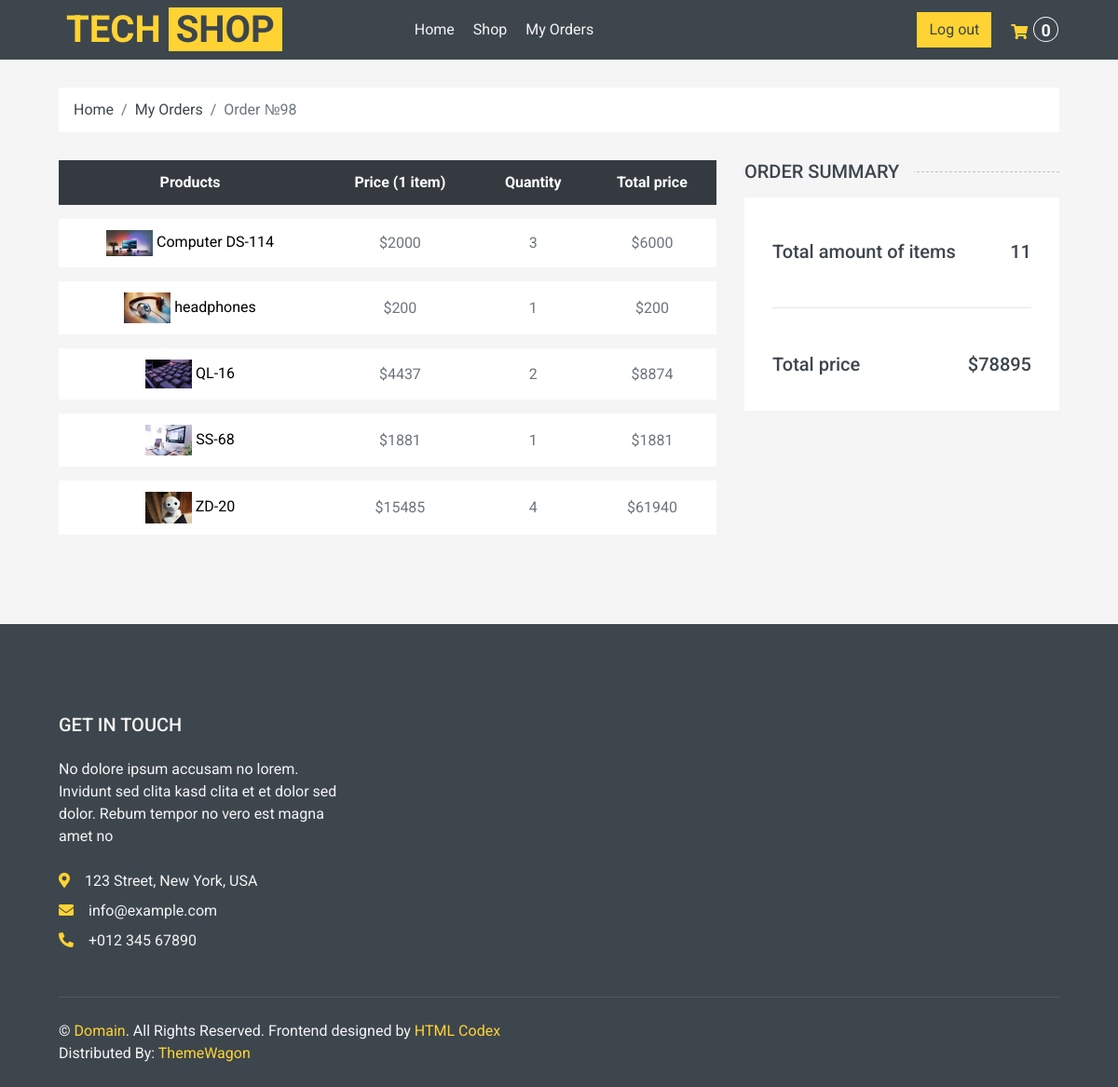
Screenshot of /order_detail/98 (signed in) with the database file from the repository.
### shop/models.py (models this page shows, shortened)
class Order(models.Model):
    STATUS = (
        ("Pending", "Pending"),
        ("Ready", "Ready"),
        ("Delivered", "Delivered"),
        ("Cart", "Cart"),
    )
    date_created = models.DateTimeField(null=True)
    products = models.ManyToManyField("Product")
    customer = models.ForeignKey(User, blank=True, null=True, on_delete=models.SET_NULL)
    status = models.CharField(choices=STATUS, default="Pending", max_length=255)
    date_added = models.DateTimeField(auto_now_add=True, null=True)
    session_key = models.CharField(max_length=36, default="")
    @property
    def total_order_price(self):
        return sum(item.total_item_price for item in self.orderitem_set.all())
    @property
    def order_total_quantity(self):
        return sum(item.quantity for item in self.orderitem_set.all())

class OrderItem(models.Model):
    order = models.ForeignKey("Order", on_delete=models.CASCADE)
    product = models.ForeignKey(
        "Product", null=True, blank=True, on_delete=models.CASCADE
    )
    quantity = models.IntegerField(null=True, blank=True, default=0)
    date_added = models.DateTimeField(auto_now=True, null=True, blank=True)
    @property
    def total_item_price(self):
        return self.product.price * self.quantity

class Product(models.Model):
    CATEGORY = (
        ("Tech", "Tech"),
        ("New", "New"),
        ("Popular", "Popular"),
    )
    default_description = """
    Eos no lorem eirmod diam diam, eos elitr et gubergren diam sea. Consetetur vero aliquyam invidunt duo dolores et duo sit. Vero diam ea vero et dolore rebum, dolor rebum eirmod consetetur invidunt sed sed et, lorem duo et eos elitr, sadipscing kasd ipsum rebum diam. Dolore diam stet rebum sed tempor kasd eirmod. Takimata kasd ipsum accusam sadipscing, eos dolores sit no ut diam consetetur duo justo est, sit sanctus diam tempor aliquyam eirmod nonumy rebum dolor accusam, ipsum kasd eos consetetur at sit rebum, diam kasd invidunt tempor lorem, ipsum lorem elitr sanctus eirmod takimata dolor ea invidunt.

    Dolore magna est eirmod sanctus dolor, amet diam et eirmod et ipsum. Amet dolore tempor consetetur sed lorem dolor sit lorem tempor. Gubergren amet amet labore sadipscing clita clita diam clita. Sea amet et sed ipsum lorem elitr et, amet et labore voluptua sit rebum. Ea erat sed et diam takimata sed justo. Magna takimata justo et amet magna et.
    """
    name = models.CharField(verbose_name="название продукта", max_length=100)
    price = models.IntegerField(null=True, blank=True)
    description = models.TextField(default=default_description, blank=True)
    rating = models.IntegerField(null=True, blank=True)
    pic = models.ImageField(
        upload_to="shop/%Y/%m", null=True, blank=True, default="default_picture.png"
    )
    added_at = models.DateTimeField(
        verbose_name="Data of appearance", auto_now_add=True, null=True
    )
    category = models.CharField(max_length=100, choices=CATEGORY)
    slug = models.SlugField(blank=True, null=True, unique=True)

### shop/views.py (the view)
# urls.py: path("order_detail/<int:order_id>", order_detail, name="order_detail"),
def order_detail(request, order_id):
    order = get_object_or_404(Order, pk=order_id)
    user = request.user
    if user == order.customer and user.is_authenticated:
        order_items = OrderItem.objects.all().filter(order=order)
        ctx = {
            "order": order,
            "order_items": order_items,
        }
        return render(request, "orders/order_detail.html", ctx)
    return HttpResponseForbidden()

### shop/context_processors.py (called while the page is built)
def get_cart_total(request):
    crt = get_cart(request)
    return {"crt_total_quantity": crt.order_total_quantity}

### shop/utils.py (called while the page is built)
def get_cart(request):
    user = request.user
    if user.is_authenticated:
        cart, _ = Order.objects.get_or_create(customer=user, status="Cart")
        return cart
    return get_visitor_cart(request)

### templates/orders/order_detail.html (shortened to what this page needs)
{%extends "main.html"%}
{%load static%}
{%block cart%}
    <div class="container-fluid">
        <div class="row px-xl-5">
            <div class="col-12">
                <nav class="breadcrumb bg-light mb-30">
                    <a class="breadcrumb-item text-dark" href="{%url 'index'%}">Home</a>
                    <a class="breadcrumb-item text-dark" href="{%url 'my_orders'%}">My Orders</a>
                    <span class="breadcrumb-item active">Order №{{order.id}}</span>
                </nav>
            </div>
        </div>
    </div>
    <div class="container-fluid">
        <div class="row px-xl-5">
            <div class="col-lg-8 table-responsive mb-5">
                <table class="table table-light table-borderless table-hover text-center mb-0">
                    <thead class="thead-dark">
                        <tr>
                            <th>Products</th>
                            <th>Price (1 item)</th>
                            <th>Quantity</th>
                            <th>Total price</th>
                        </tr>
                    </thead>
                    <tbody class="align-middle">
                        {% for item in order_items%}
                        <tr data-product_id_item ={{item.product.id}} >
                            <td class="align-middle">
                              <img src="{{item.product.pic.url}}" alt="" style="width: 50px;">
                               <a href="{%url 'detail' item.product.slug %}" style = "color:black;">{{item.product.name}}</a>
                            </td>
                            <td class="align-middle">${{item.product.price}} </td>
                            <td class="align-middle" data-product_id_price ={{item.product.id}} >{{item.quantity}}</td>
                            <td class="align-middle" data-product_id_price ={{item.product.id}} >${{item.total_item_price}}</td>
                        </tr>
                        {% endfor %}
                    </tbody>
                </table>
            </div>
            <div class="col-lg-4">
                <h5 class="section-title position-relative text-uppercase mb-3"><span class="bg-secondary pr-3">Order Summary</span></h5>
                <div class="bg-light p-30 mb-5">
                    <div class="pt-2">
                        <div class="d-flex justify-content-between mt-2">
                            <h5>Total amount of items</h5>
                            <h5 class = "crt_total_price">{{order.order_total_quantity}}</h5>
                        </div>
                        <br>
                        <hr>
                        <br>
                        <div class="d-flex justify-content-between mt-2">
                            <h5>Total price</h5>
                            <h5 class = "crt_total_price">${{order.total_order_price}}</h5>
                        </div>
                    </div>
                </div>
            </div>
        </div>
    </div>
{%endblock%}

### rows the page displays
Order: id "98", order_total_quantity "11", total_order_price "78895"
OrderItem: product.pic (picture), product.name "Computer DS-114", product.price "2000", quantity "3", total_item_price "6000"
OrderItem: product.pic (picture), product.name "headphones", product.price "200", quantity "1", total_item_price "200"
OrderItem: product.pic (picture), product.name "QL-16", product.price "4437", quantity "2", total_item_price "8874"
OrderItem: product.pic (picture), product.name "SS-68", product.price "1881", quantity "1", total_item_price "1881"
OrderItem: product.pic (picture), product.name "ZD-20", product.price "15485", quantity "4", total_item_price "61940"

### other values shown
{{ crt_total_quantity }} "0"
